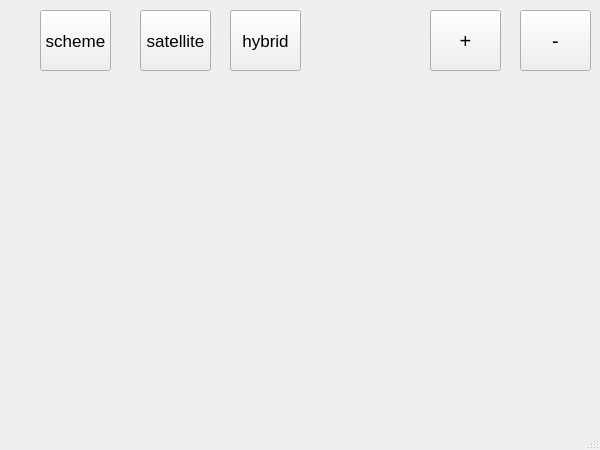
<?xml version="1.0" encoding="UTF-8"?>
<ui version="4.0">
 <class>MainWindow</class>
 <widget class="QMainWindow" name="MainWindow">
  <property name="geometry">
   <rect>
    <x>0</x>
    <y>0</y>
    <width>600</width>
    <height>450</height>
   </rect>
  </property>
  <property name="windowTitle">
   <string>MainWindow</string>
  </property>
  <widget class="QWidget" name="centralwidget">
   <widget class="QPushButton" name="btn_plus">
    <property name="geometry">
     <rect>
      <x>430</x>
      <y>10</y>
      <width>71</width>
      <height>61</height>
     </rect>
    </property>
    <property name="font">
     <font>
      <pointsize>15</pointsize>
     </font>
    </property>
    <property name="text">
     <string>+</string>
    </property>
   </widget>
   <widget class="QPushButton" name="btn_minus">
    <property name="geometry">
     <rect>
      <x>520</x>
      <y>10</y>
      <width>71</width>
      <height>61</height>
     </rect>
    </property>
    <property name="font">
     <font>
      <pointsize>15</pointsize>
     </font>
    </property>
    <property name="text">
     <string>-</string>
    </property>
   </widget>
   <widget class="QPushButton" name="btn_scheme">
    <property name="geometry">
     <rect>
      <x>40</x>
      <y>10</y>
      <width>71</width>
      <height>61</height>
     </rect>
    </property>
    <property name="font">
     <font>
      <pointsize>13</pointsize>
     </font>
    </property>
    <property name="text">
     <string>scheme</string>
    </property>
   </widget>
   <widget class="QPushButton" name="btn_satellite">
    <property name="geometry">
     <rect>
      <x>140</x>
      <y>10</y>
      <width>71</width>
      <height>61</height>
     </rect>
    </property>
    <property name="font">
     <font>
      <pointsize>13</pointsize>
     </font>
    </property>
    <property name="text">
     <string>satellite</string>
    </property>
   </widget>
   <widget class="QPushButton" name="btn_hybrid">
    <property name="geometry">
     <rect>
      <x>230</x>
      <y>10</y>
      <width>71</width>
      <height>61</height>
     </rect>
    </property>
    <property name="font">
     <font>
      <pointsize>13</pointsize>
     </font>
    </property>
    <property name="text">
     <string>hybrid</string>
    </property>
   </widget>
  </widget>
  <widget class="QMenuBar" name="menubar">
   <property name="geometry">
    <rect>
     <x>0</x>
     <y>0</y>
     <width>600</width>
     <height>21</height>
    </rect>
   </property>
  </widget>
  <widget class="QStatusBar" name="statusbar"/>
 </widget>
 <resources/>
 <connections/>
</ui>
